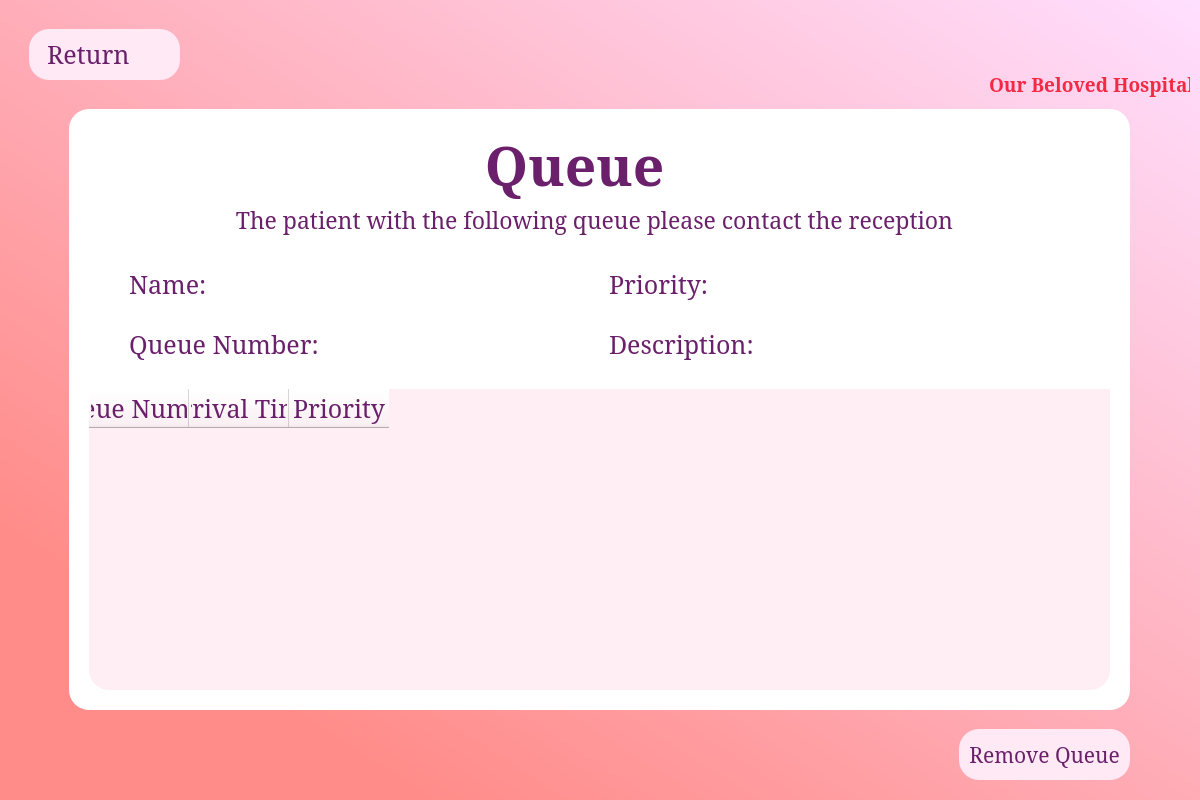
<?xml version="1.0" encoding="UTF-8"?>
<ui version="4.0">
 <class>Dialog</class>
 <widget class="QDialog" name="Dialog">
  <property name="geometry">
   <rect>
    <x>0</x>
    <y>0</y>
    <width>1200</width>
    <height>800</height>
   </rect>
  </property>
  <property name="windowTitle">
   <string>Dialog</string>
  </property>
  <widget class="QWidget" name="infowidget" native="true">
   <property name="geometry">
    <rect>
     <x>-1</x>
     <y>-1</y>
     <width>1201</width>
     <height>801</height>
    </rect>
   </property>
   <property name="styleSheet">
    <string notr="true">QWidget#infowidget{
background-color:qlineargradient(spread:pad, x1:0.187, y1:0.840909, x2:1, y2:0, stop:0 rgba(255, 140, 137, 255), stop:1 rgba(255, 223, 255, 255));}</string>
   </property>
   <widget class="QLabel" name="label">
    <property name="geometry">
     <rect>
      <x>330</x>
      <y>130</y>
      <width>491</width>
      <height>71</height>
     </rect>
    </property>
    <property name="font">
     <font>
      <family>Constantia</family>
      <pointsize>41</pointsize>
      <weight>75</weight>
      <bold>true</bold>
     </font>
    </property>
    <property name="styleSheet">
     <string notr="true">color: rgb(106, 32, 106);</string>
    </property>
    <property name="text">
     <string>Queue</string>
    </property>
    <property name="alignment">
     <set>Qt::AlignCenter</set>
    </property>
   </widget>
   <widget class="QTableWidget" name="tableWidget">
    <property name="geometry">
     <rect>
      <x>90</x>
      <y>390</y>
      <width>1021</width>
      <height>301</height>
     </rect>
    </property>
    <property name="font">
     <font>
      <family>Constantia</family>
      <pointsize>16</pointsize>
      <weight>50</weight>
      <italic>false</italic>
      <bold>false</bold>
     </font>
    </property>
    <property name="styleSheet">
     <string notr="true">border-radius:20;
border-color: rgb(255, 85, 127);
background-color: rgb(255, 238, 244);
color: rgb(106, 32, 106);</string>
    </property>
    <column>
     <property name="text">
      <string>Queue Number</string>
     </property>
     <property name="font">
      <font>
       <family>Constantia</family>
       <pointsize>19</pointsize>
      </font>
     </property>
    </column>
    <column>
     <property name="text">
      <string>Arrival Time</string>
     </property>
     <property name="font">
      <font>
       <family>Constantia</family>
       <pointsize>19</pointsize>
      </font>
     </property>
    </column>
    <column>
     <property name="text">
      <string>Priority</string>
     </property>
     <property name="font">
      <font>
       <family>Constantia</family>
       <pointsize>19</pointsize>
      </font>
     </property>
    </column>
   </widget>
   <widget class="QPushButton" name="removeq">
    <property name="geometry">
     <rect>
      <x>960</x>
      <y>730</y>
      <width>171</width>
      <height>51</height>
     </rect>
    </property>
    <property name="font">
     <font>
      <family>Constantia</family>
      <pointsize>16</pointsize>
     </font>
    </property>
    <property name="styleSheet">
     <string notr="true">border-radius:20;
background-color: rgb(255, 233, 245);
color: rgb(106, 32, 106);</string>
    </property>
    <property name="text">
     <string>Remove Queue</string>
    </property>
   </widget>
   <widget class="QLabel" name="label_6">
    <property name="geometry">
     <rect>
      <x>610</x>
      <y>330</y>
      <width>161</width>
      <height>31</height>
     </rect>
    </property>
    <property name="font">
     <font>
      <family>Constantia</family>
      <pointsize>19</pointsize>
      <weight>50</weight>
      <italic>false</italic>
      <bold>false</bold>
     </font>
    </property>
    <property name="styleSheet">
     <string notr="true">font: 19pt &quot;Constantia&quot;;
color: rgb(106, 32, 106);</string>
    </property>
    <property name="text">
     <string>Description:</string>
    </property>
   </widget>
   <widget class="QLabel" name="label_2">
    <property name="geometry">
     <rect>
      <x>130</x>
      <y>270</y>
      <width>121</width>
      <height>31</height>
     </rect>
    </property>
    <property name="font">
     <font>
      <family>Constantia</family>
      <pointsize>19</pointsize>
      <weight>50</weight>
      <italic>false</italic>
      <bold>false</bold>
     </font>
    </property>
    <property name="styleSheet">
     <string notr="true">font: 19pt &quot;Constantia&quot;;
color: rgb(106, 32, 106);</string>
    </property>
    <property name="text">
     <string>Name:</string>
    </property>
   </widget>
   <widget class="QLabel" name="label_4">
    <property name="geometry">
     <rect>
      <x>130</x>
      <y>330</y>
      <width>321</width>
      <height>31</height>
     </rect>
    </property>
    <property name="font">
     <font>
      <family>Constantia</family>
      <pointsize>19</pointsize>
      <weight>50</weight>
      <italic>false</italic>
      <bold>false</bold>
     </font>
    </property>
    <property name="styleSheet">
     <string notr="true">font: 19pt &quot;Constantia&quot;;
color: rgb(106, 32, 106);</string>
    </property>
    <property name="text">
     <string>Queue Number: </string>
    </property>
   </widget>
   <widget class="QLabel" name="label_3">
    <property name="geometry">
     <rect>
      <x>610</x>
      <y>270</y>
      <width>121</width>
      <height>31</height>
     </rect>
    </property>
    <property name="font">
     <font>
      <family>Constantia</family>
      <pointsize>19</pointsize>
      <weight>50</weight>
      <italic>false</italic>
      <bold>false</bold>
     </font>
    </property>
    <property name="styleSheet">
     <string notr="true">font: 19pt &quot;Constantia&quot;;
color: rgb(106, 32, 106);</string>
    </property>
    <property name="text">
     <string>Priority:</string>
    </property>
   </widget>
   <widget class="QLabel" name="priorityafter">
    <property name="geometry">
     <rect>
      <x>720</x>
      <y>270</y>
      <width>311</width>
      <height>41</height>
     </rect>
    </property>
    <property name="font">
     <font>
      <family>Constantia</family>
      <pointsize>19</pointsize>
      <weight>50</weight>
      <italic>false</italic>
      <bold>false</bold>
     </font>
    </property>
    <property name="styleSheet">
     <string notr="true">font: 19pt &quot;Constantia&quot;;
color: rgb(106, 32, 106);</string>
    </property>
    <property name="text">
     <string/>
    </property>
   </widget>
   <widget class="QLabel" name="arrivalafter">
    <property name="geometry">
     <rect>
      <x>770</x>
      <y>330</y>
      <width>311</width>
      <height>41</height>
     </rect>
    </property>
    <property name="font">
     <font>
      <family>Constantia</family>
      <pointsize>19</pointsize>
      <weight>50</weight>
      <italic>false</italic>
      <bold>false</bold>
     </font>
    </property>
    <property name="styleSheet">
     <string notr="true">font: 19pt &quot;Constantia&quot;;
color: rgb(106, 32, 106);</string>
    </property>
    <property name="text">
     <string/>
    </property>
   </widget>
   <widget class="QLabel" name="nameafter">
    <property name="geometry">
     <rect>
      <x>220</x>
      <y>270</y>
      <width>401</width>
      <height>41</height>
     </rect>
    </property>
    <property name="font">
     <font>
      <family>Constantia</family>
      <pointsize>19</pointsize>
      <weight>50</weight>
      <italic>false</italic>
      <bold>false</bold>
     </font>
    </property>
    <property name="styleSheet">
     <string notr="true">font: 19pt &quot;Constantia&quot;;
color: rgb(106, 32, 106);</string>
    </property>
    <property name="text">
     <string/>
    </property>
   </widget>
   <widget class="QLabel" name="queueafter">
    <property name="geometry">
     <rect>
      <x>320</x>
      <y>330</y>
      <width>341</width>
      <height>41</height>
     </rect>
    </property>
    <property name="font">
     <font>
      <family>Constantia</family>
      <pointsize>19</pointsize>
      <weight>50</weight>
      <italic>false</italic>
      <bold>false</bold>
     </font>
    </property>
    <property name="styleSheet">
     <string notr="true">font: 19pt &quot;Constantia&quot;;
color: rgb(106, 32, 106);</string>
    </property>
    <property name="text">
     <string/>
    </property>
   </widget>
   <widget class="QPushButton" name="pushButton_3">
    <property name="geometry">
     <rect>
      <x>70</x>
      <y>110</y>
      <width>1061</width>
      <height>601</height>
     </rect>
    </property>
    <property name="styleSheet">
     <string notr="true">border-radius:20;
background-color: rgb(255, 255, 255);
border-color: rgb(255, 85, 127);
font: 18pt;</string>
    </property>
    <property name="text">
     <string/>
    </property>
   </widget>
   <widget class="QLabel" name="label_5">
    <property name="geometry">
     <rect>
      <x>200</x>
      <y>180</y>
      <width>791</width>
      <height>81</height>
     </rect>
    </property>
    <property name="font">
     <font>
      <family>Constantia</family>
      <pointsize>17</pointsize>
      <weight>50</weight>
      <italic>false</italic>
      <bold>false</bold>
     </font>
    </property>
    <property name="styleSheet">
     <string notr="true">color: rgb(106, 32, 106);</string>
    </property>
    <property name="text">
     <string>The patient with the following queue please contact the reception</string>
    </property>
    <property name="alignment">
     <set>Qt::AlignCenter</set>
    </property>
   </widget>
   <widget class="QLabel" name="label_8">
    <property name="geometry">
     <rect>
      <x>990</x>
      <y>70</y>
      <width>201</width>
      <height>31</height>
     </rect>
    </property>
    <property name="font">
     <font>
      <family>Constantia</family>
      <pointsize>14</pointsize>
      <weight>75</weight>
      <italic>false</italic>
      <bold>true</bold>
     </font>
    </property>
    <property name="styleSheet">
     <string notr="true">
color: rgb(244, 42, 69);</string>
    </property>
    <property name="text">
     <string>Our Beloved Hospital</string>
    </property>
   </widget>
   <widget class="QLabel" name="label_9">
    <property name="geometry">
     <rect>
      <x>1050</x>
      <y>10</y>
      <width>81</width>
      <height>71</height>
     </rect>
    </property>
    <property name="text">
     <string/>
    </property>
    <property name="pixmap">
     <pixmap>logo rere.png</pixmap>
    </property>
   </widget>
   <widget class="QLabel" name="label_10">
    <property name="geometry">
     <rect>
      <x>680</x>
      <y>140</y>
      <width>81</width>
      <height>51</height>
     </rect>
    </property>
    <property name="font">
     <font>
      <pointsize>4</pointsize>
     </font>
    </property>
    <property name="text">
     <string/>
    </property>
    <property name="pixmap">
     <pixmap>q rere.png</pixmap>
    </property>
   </widget>
   <widget class="QPushButton" name="returnbutt">
    <property name="geometry">
     <rect>
      <x>30</x>
      <y>30</y>
      <width>151</width>
      <height>51</height>
     </rect>
    </property>
    <property name="font">
     <font>
      <family>Constantia</family>
      <pointsize>19</pointsize>
     </font>
    </property>
    <property name="toolTip">
     <string>&lt;html&gt;&lt;head/&gt;&lt;body&gt;&lt;p&gt;Return&lt;/p&gt;&lt;/body&gt;&lt;/html&gt;</string>
    </property>
    <property name="layoutDirection">
     <enum>Qt::LeftToRight</enum>
    </property>
    <property name="styleSheet">
     <string notr="true">border-radius:20;
background-color: rgb(255, 233, 245);
color: rgb(106, 32, 106);</string>
    </property>
    <property name="text">
     <string>Return     </string>
    </property>
   </widget>
   <widget class="QLabel" name="label_11">
    <property name="geometry">
     <rect>
      <x>130</x>
      <y>30</y>
      <width>41</width>
      <height>51</height>
     </rect>
    </property>
    <property name="font">
     <font>
      <pointsize>1</pointsize>
     </font>
    </property>
    <property name="text">
     <string/>
    </property>
    <property name="pixmap">
     <pixmap>back re.png</pixmap>
    </property>
   </widget>
   <zorder>pushButton_3</zorder>
   <zorder>label</zorder>
   <zorder>tableWidget</zorder>
   <zorder>removeq</zorder>
   <zorder>label_6</zorder>
   <zorder>label_2</zorder>
   <zorder>label_4</zorder>
   <zorder>label_3</zorder>
   <zorder>priorityafter</zorder>
   <zorder>arrivalafter</zorder>
   <zorder>nameafter</zorder>
   <zorder>queueafter</zorder>
   <zorder>label_5</zorder>
   <zorder>label_8</zorder>
   <zorder>label_9</zorder>
   <zorder>label_10</zorder>
   <zorder>returnbutt</zorder>
   <zorder>label_11</zorder>
  </widget>
 </widget>
 <resources/>
 <connections/>
</ui>
